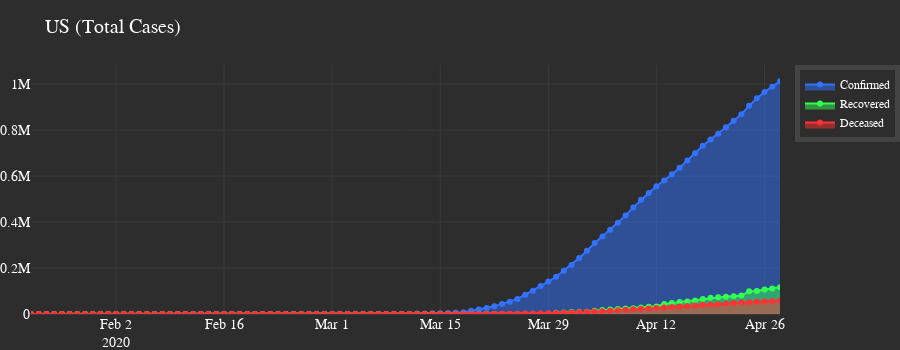

The code cell stored with this chart in its notebook:
### Code cell
draw_singleCountry_Scatter(df_confirmed_t,df_deaths_t,df_recovered_t, 1)
